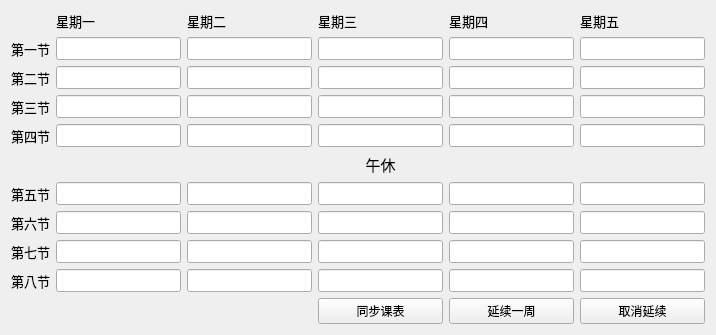
      <widget class="QWidget" name="tab2">
       <attribute name="title">
        <string>Tab 2</string>
       </attribute>
       <layout class="QGridLayout" name="gridLayout_3">
        <item row="6" column="4">
         <widget class="QLineEdit" name="L45_2">
          <property name="sizePolicy">
           <sizepolicy hsizetype="Expanding" vsizetype="Preferred">
            <horstretch>0</horstretch>
            <verstretch>0</verstretch>
           </sizepolicy>
          </property>
          <property name="font">
           <font>
            <pointsize>10</pointsize>
           </font>
          </property>
         </widget>
        </item>
        <item row="4" column="5">
         <widget class="QLineEdit" name="L54_2">
          <property name="sizePolicy">
           <sizepolicy hsizetype="Expanding" vsizetype="Preferred">
            <horstretch>0</horstretch>
            <verstretch>0</verstretch>
           </sizepolicy>
          </property>
          <property name="font">
           <font>
            <pointsize>10</pointsize>
           </font>
          </property>
         </widget>
        </item>
        <item row="8" column="4">
         <widget class="QLineEdit" name="L47_2">
          <property name="sizePolicy">
           <sizepolicy hsizetype="Expanding" vsizetype="Preferred">
            <horstretch>0</horstretch>
            <verstretch>0</verstretch>
           </sizepolicy>
          </property>
          <property name="font">
           <font>
            <pointsize>10</pointsize>
           </font>
          </property>
         </widget>
        </item>
        <item row="8" column="2">
         <widget class="QLineEdit" name="L27_2">
          <property name="sizePolicy">
           <sizepolicy hsizetype="Expanding" vsizetype="Preferred">
            <horstretch>0</horstretch>
            <verstretch>0</verstretch>
           </sizepolicy>
          </property>
          <property name="font">
           <font>
            <pointsize>10</pointsize>
           </font>
          </property>
         </widget>
        </item>
        <item row="9" column="0">
         <widget class="QLabel" name="label_25">
          <property name="font">
           <font>
            <pointsize>10</pointsize>
           </font>
          </property>
          <property name="text">
           <string>第八节</string>
          </property>
         </widget>
        </item>
        <item row="1" column="5">
         <widget class="QLineEdit" name="L51_2">
          <property name="sizePolicy">
           <sizepolicy hsizetype="Expanding" vsizetype="Preferred">
            <horstretch>0</horstretch>
            <verstretch>0</verstretch>
           </sizepolicy>
          </property>
          <property name="font">
           <font>
            <pointsize>10</pointsize>
           </font>
          </property>
         </widget>
        </item>
        <item row="7" column="1">
         <widget class="QLineEdit" name="L16_2">
          <property name="sizePolicy">
           <sizepolicy hsizetype="Expanding" vsizetype="Preferred">
            <horstretch>0</horstretch>
            <verstretch>0</verstretch>
           </sizepolicy>
          </property>
          <property name="font">
           <font>
            <pointsize>10</pointsize>
           </font>
          </property>
         </widget>
        </item>
        <item row="9" column="3">
         <widget class="QLineEdit" name="L38_2">
          <property name="sizePolicy">
           <sizepolicy hsizetype="Expanding" vsizetype="Preferred">
            <horstretch>0</horstretch>
            <verstretch>0</verstretch>
           </sizepolicy>
          </property>
          <property name="font">
           <font>
            <pointsize>10</pointsize>
           </font>
          </property>
         </widget>
        </item>
        <item row="2" column="4">
         <widget class="QLineEdit" name="L42_2">
          <property name="sizePolicy">
           <sizepolicy hsizetype="Expanding" vsizetype="Preferred">
            <horstretch>0</horstretch>
            <verstretch>0</verstretch>
           </sizepolicy>
          </property>
          <property name="font">
           <font>
            <pointsize>10</pointsize>
           </font>
          </property>
         </widget>
        </item>
        <item row="7" column="4">
         <widget class="QLineEdit" name="L46_2">
          <property name="sizePolicy">
           <sizepolicy hsizetype="Expanding" vsizetype="Preferred">
            <horstretch>0</horstretch>
            <verstretch>0</verstretch>
           </sizepolicy>
          </property>
          <property name="font">
           <font>
            <pointsize>10</pointsize>
           </font>
          </property>
         </widget>
        </item>
        <item row="3" column="4">
         <widget class="QLineEdit" name="L43_2">
          <property name="sizePolicy">
           <sizepolicy hsizetype="Expanding" vsizetype="Preferred">
            <horstretch>0</horstretch>
            <verstretch>0</verstretch>
           </sizepolicy>
          </property>
          <property name="font">
           <font>
            <pointsize>10</pointsize>
           </font>
          </property>
         </widget>
        </item>
        <item row="8" column="3">
         <widget class="QLineEdit" name="L37_2">
          <property name="sizePolicy">
           <sizepolicy hsizetype="Expanding" vsizetype="Preferred">
            <horstretch>0</horstretch>
            <verstretch>0</verstretch>
           </sizepolicy>
          </property>
          <property name="font">
           <font>
            <pointsize>10</pointsize>
           </font>
          </property>
         </widget>
        </item>
        <item row="0" column="4">
         <widget class="QLabel" name="label_10">
          <property name="font">
           <font>
            <pointsize>10</pointsize>
           </font>
          </property>
          <property name="text">
           <string>星期四</string>
          </property>
         </widget>
        </item>
        <item row="0" column="2">
         <widget class="QLabel" name="label_12">
          <property name="font">
           <font>
            <pointsize>10</pointsize>
           </font>
          </property>
          <property name="text">
           <string>星期二</string>
          </property>
         </widget>
        </item>
        <item row="6" column="2">
         <widget class="QLineEdit" name="L25_2">
          <property name="sizePolicy">
           <sizepolicy hsizetype="Expanding" vsizetype="Preferred">
            <horstretch>0</horstretch>
            <verstretch>0</verstretch>
           </sizepolicy>
          </property>
          <property name="font">
           <font>
            <pointsize>10</pointsize>
           </font>
          </property>
          <property name="focusPolicy">
           <enum>Qt::StrongFocus</enum>
          </property>
         </widget>
        </item>
        <item row="4" column="4">
         <widget class="QLineEdit" name="L44_2">
          <property name="sizePolicy">
           <sizepolicy hsizetype="Expanding" vsizetype="Preferred">
            <horstretch>0</horstretch>
            <verstretch>0</verstretch>
           </sizepolicy>
          </property>
          <property name="font">
           <font>
            <pointsize>10</pointsize>
           </font>
          </property>
         </widget>
        </item>
        <item row="3" column="3">
         <widget class="QLineEdit" name="L33_2">
          <property name="sizePolicy">
           <sizepolicy hsizetype="Expanding" vsizetype="Preferred">
            <horstretch>0</horstretch>
            <verstretch>0</verstretch>
           </sizepolicy>
          </property>
          <property name="font">
           <font>
            <pointsize>10</pointsize>
           </font>
          </property>
         </widget>
        </item>
        <item row="2" column="1">
         <widget class="QLineEdit" name="L12_2">
          <property name="sizePolicy">
           <sizepolicy hsizetype="Expanding" vsizetype="Preferred">
            <horstretch>0</horstretch>
            <verstretch>0</verstretch>
           </sizepolicy>
          </property>
          <property name="font">
           <font>
            <pointsize>10</pointsize>
           </font>
          </property>
         </widget>
        </item>
        <item row="0" column="1">
         <widget class="QLabel" name="label_11">
          <property name="font">
           <font>
            <pointsize>10</pointsize>
           </font>
          </property>
          <property name="text">
           <string>星期一</string>
          </property>
         </widget>
        </item>
        <item row="6" column="5">
         <widget class="QLineEdit" name="L55_2">
          <property name="sizePolicy">
           <sizepolicy hsizetype="Expanding" vsizetype="Preferred">
            <horstretch>0</horstretch>
            <verstretch>0</verstretch>
           </sizepolicy>
          </property>
          <property name="font">
           <font>
            <pointsize>10</pointsize>
           </font>
          </property>
         </widget>
        </item>
        <item row="2" column="2">
         <widget class="QLineEdit" name="L22_2">
          <property name="sizePolicy">
           <sizepolicy hsizetype="Expanding" vsizetype="Preferred">
            <horstretch>0</horstretch>
            <verstretch>0</verstretch>
           </sizepolicy>
          </property>
          <property name="font">
           <font>
            <pointsize>10</pointsize>
           </font>
          </property>
         </widget>
        </item>
        <item row="7" column="0">
         <widget class="QLabel" name="label_26">
          <property name="font">
           <font>
            <pointsize>10</pointsize>
           </font>
          </property>
          <property name="text">
           <string>第六节</string>
          </property>
         </widget>
        </item>
        <item row="6" column="1">
         <widget class="QLineEdit" name="L15_2">
          <property name="sizePolicy">
           <sizepolicy hsizetype="Expanding" vsizetype="Preferred">
            <horstretch>0</horstretch>
            <verstretch>0</verstretch>
           </sizepolicy>
          </property>
          <property name="font">
           <font>
            <pointsize>10</pointsize>
           </font>
          </property>
         </widget>
        </item>
        <item row="3" column="5">
         <widget class="QLineEdit" name="L53_2">
          <property name="sizePolicy">
           <sizepolicy hsizetype="Expanding" vsizetype="Preferred">
            <horstretch>0</horstretch>
            <verstretch>0</verstretch>
           </sizepolicy>
          </property>
          <property name="font">
           <font>
            <pointsize>10</pointsize>
           </font>
          </property>
         </widget>
        </item>
        <item row="1" column="0">
         <widget class="QLabel" name="label_22">
          <property name="font">
           <font>
            <pointsize>10</pointsize>
           </font>
          </property>
          <property name="text">
           <string>第一节</string>
          </property>
         </widget>
        </item>
        <item row="1" column="2">
         <widget class="QLineEdit" name="L21_2">
          <property name="sizePolicy">
           <sizepolicy hsizetype="Expanding" vsizetype="Preferred">
            <horstretch>0</horstretch>
            <verstretch>0</verstretch>
           </sizepolicy>
          </property>
          <property name="font">
           <font>
            <pointsize>10</pointsize>
           </font>
          </property>
         </widget>
        </item>
        <item row="7" column="3">
         <widget class="QLineEdit" name="L36_2">
          <property name="sizePolicy">
           <sizepolicy hsizetype="Expanding" vsizetype="Preferred">
            <horstretch>0</horstretch>
            <verstretch>0</verstretch>
           </sizepolicy>
          </property>
          <property name="font">
           <font>
            <pointsize>10</pointsize>
           </font>
          </property>
         </widget>
        </item>
        <item row="0" column="5">
         <widget class="QLabel" name="label_29">
          <property name="font">
           <font>
            <pointsize>10</pointsize>
           </font>
          </property>
          <property name="text">
           <string>星期五</string>
          </property>
         </widget>
        </item>
        <item row="3" column="1">
         <widget class="QLineEdit" name="L13_2">
          <property name="sizePolicy">
           <sizepolicy hsizetype="Expanding" vsizetype="Preferred">
            <horstretch>0</horstretch>
            <verstretch>0</verstretch>
           </sizepolicy>
          </property>
          <property name="font">
           <font>
            <pointsize>10</pointsize>
           </font>
          </property>
         </widget>
        </item>
        <item row="2" column="3">
         <widget class="QLineEdit" name="L32_2">
          <property name="sizePolicy">
           <sizepolicy hsizetype="Expanding" vsizetype="Preferred">
            <horstretch>0</horstretch>
            <verstretch>0</verstretch>
           </sizepolicy>
          </property>
          <property name="font">
           <font>
            <pointsize>10</pointsize>
           </font>
          </property>
         </widget>
        </item>
        <item row="8" column="0">
         <widget class="QLabel" name="label_31">
          <property name="font">
           <font>
            <pointsize>10</pointsize>
           </font>
          </property>
          <property name="text">
           <string>第七节</string>
          </property>
         </widget>
        </item>
        <item row="4" column="0">
         <widget class="QLabel" name="label_23">
          <property name="font">
           <font>
            <pointsize>10</pointsize>
           </font>
          </property>
          <property name="text">
           <string>第四节</string>
          </property>
         </widget>
        </item>
        <item row="3" column="0">
         <widget class="QLabel" name="label_30">
          <property name="font">
           <font>
            <pointsize>10</pointsize>
           </font>
          </property>
          <property name="text">
           <string>第三节</string>
          </property>
         </widget>
        </item>
        <item row="2" column="0">
         <widget class="QLabel" name="label_24">
          <property name="font">
           <font>
            <pointsize>10</pointsize>
           </font>
          </property>
          <property name="text">
           <string>第二节</string>
          </property>
         </widget>
        </item>
        <item row="4" column="3">
         <widget class="QLineEdit" name="L34_2">
          <property name="sizePolicy">
           <sizepolicy hsizetype="Expanding" vsizetype="Preferred">
            <horstretch>0</horstretch>
            <verstretch>0</verstretch>
           </sizepolicy>
          </property>
          <property name="font">
           <font>
            <pointsize>10</pointsize>
           </font>
          </property>
         </widget>
        </item>
        <item row="8" column="1">
         <widget class="QLineEdit" name="L17_2">
          <property name="sizePolicy">
           <sizepolicy hsizetype="Expanding" vsizetype="Preferred">
            <horstretch>0</horstretch>
            <verstretch>0</verstretch>
           </sizepolicy>
          </property>
          <property name="font">
           <font>
            <pointsize>10</pointsize>
           </font>
          </property>
         </widget>
        </item>
        <item row="1" column="1">
         <widget class="QLineEdit" name="L11_2">
          <property name="sizePolicy">
           <sizepolicy hsizetype="Expanding" vsizetype="Preferred">
            <horstretch>0</horstretch>
            <verstretch>0</verstretch>
           </sizepolicy>
          </property>
          <property name="font">
           <font>
            <pointsize>10</pointsize>
           </font>
          </property>
         </widget>
        </item>
        <item row="9" column="4">
         <widget class="QLineEdit" name="L48_2">
          <property name="sizePolicy">
           <sizepolicy hsizetype="Expanding" vsizetype="Preferred">
            <horstretch>0</horstretch>
            <verstretch>0</verstretch>
           </sizepolicy>
          </property>
          <property name="font">
           <font>
            <pointsize>10</pointsize>
           </font>
          </property>
         </widget>
        </item>
        <item row="8" column="5">
         <widget class="QLineEdit" name="L57_2">
          <property name="sizePolicy">
           <sizepolicy hsizetype="Expanding" vsizetype="Preferred">
            <horstretch>0</horstretch>
            <verstretch>0</verstretch>
           </sizepolicy>
          </property>
          <property name="font">
           <font>
            <pointsize>10</pointsize>
           </font>
          </property>
         </widget>
        </item>
        <item row="6" column="0">
         <widget class="QLabel" name="label_28">
          <property name="font">
           <font>
            <pointsize>10</pointsize>
           </font>
          </property>
          <property name="text">
           <string>第五节</string>
          </property>
         </widget>
        </item>
        <item row="3" column="2">
         <widget class="QLineEdit" name="L23_2">
          <property name="sizePolicy">
           <sizepolicy hsizetype="Expanding" vsizetype="Preferred">
            <horstretch>0</horstretch>
            <verstretch>0</verstretch>
           </sizepolicy>
          </property>
          <property name="font">
           <font>
            <pointsize>10</pointsize>
           </font>
          </property>
         </widget>
        </item>
        <item row="1" column="3">
         <widget class="QLineEdit" name="L31_2">
          <property name="sizePolicy">
           <sizepolicy hsizetype="Expanding" vsizetype="Preferred">
            <horstretch>0</horstretch>
            <verstretch>0</verstretch>
           </sizepolicy>
          </property>
          <property name="font">
           <font>
            <pointsize>10</pointsize>
           </font>
          </property>
         </widget>
        </item>
        <item row="7" column="2">
         <widget class="QLineEdit" name="L26_2">
          <property name="sizePolicy">
           <sizepolicy hsizetype="Expanding" vsizetype="Preferred">
            <horstretch>0</horstretch>
            <verstretch>0</verstretch>
           </sizepolicy>
          </property>
          <property name="font">
           <font>
            <pointsize>10</pointsize>
           </font>
          </property>
         </widget>
        </item>
        <item row="7" column="5">
         <widget class="QLineEdit" name="L56_2">
          <property name="sizePolicy">
           <sizepolicy hsizetype="Expanding" vsizetype="Preferred">
            <horstretch>0</horstretch>
            <verstretch>0</verstretch>
           </sizepolicy>
          </property>
          <property name="font">
           <font>
            <pointsize>10</pointsize>
           </font>
          </property>
         </widget>
        </item>
        <item row="0" column="3">
         <widget class="QLabel" name="label_13">
          <property name="font">
           <font>
            <pointsize>10</pointsize>
           </font>
          </property>
          <property name="text">
           <string>星期三</string>
          </property>
          <property name="alignment">
           <set>Qt::AlignLeading|Qt::AlignLeft|Qt::AlignVCenter</set>
          </property>
         </widget>
        </item>
        <item row="9" column="5">
         <widget class="QLineEdit" name="L58_2">
          <property name="sizePolicy">
           <sizepolicy hsizetype="Expanding" vsizetype="Preferred">
            <horstretch>0</horstretch>
            <verstretch>0</verstretch>
           </sizepolicy>
          </property>
          <property name="font">
           <font>
            <pointsize>10</pointsize>
           </font>
          </property>
         </widget>
        </item>
        <item row="9" column="1">
         <widget class="QLineEdit" name="L18_2">
          <property name="sizePolicy">
           <sizepolicy hsizetype="Expanding" vsizetype="Preferred">
            <horstretch>0</horstretch>
            <verstretch>0</verstretch>
           </sizepolicy>
          </property>
          <property name="font">
           <font>
            <pointsize>10</pointsize>
           </font>
          </property>
         </widget>
        </item>
        <item row="4" column="1">
         <widget class="QLineEdit" name="L14_2">
          <property name="sizePolicy">
           <sizepolicy hsizetype="Expanding" vsizetype="Preferred">
            <horstretch>0</horstretch>
            <verstretch>0</verstretch>
           </sizepolicy>
          </property>
          <property name="font">
           <font>
            <pointsize>10</pointsize>
           </font>
          </property>
         </widget>
        </item>
        <item row="4" column="2">
         <widget class="QLineEdit" name="L24_2">
          <property name="sizePolicy">
           <sizepolicy hsizetype="Expanding" vsizetype="Preferred">
            <horstretch>0</horstretch>
            <verstretch>0</verstretch>
           </sizepolicy>
          </property>
          <property name="font">
           <font>
            <pointsize>10</pointsize>
           </font>
          </property>
         </widget>
        </item>
        <item row="5" column="3">
         <widget class="QLabel" name="label_27">
          <property name="font">
           <font>
            <pointsize>11</pointsize>
           </font>
          </property>
          <property name="text">
           <string>午休</string>
          </property>
          <property name="alignment">
           <set>Qt::AlignCenter</set>
          </property>
         </widget>
        </item>
        <item row="1" column="4">
         <widget class="QLineEdit" name="L41_2">
          <property name="sizePolicy">
           <sizepolicy hsizetype="Expanding" vsizetype="Preferred">
            <horstretch>0</horstretch>
            <verstretch>0</verstretch>
           </sizepolicy>
          </property>
          <property name="font">
           <font>
            <pointsize>10</pointsize>
           </font>
          </property>
         </widget>
        </item>
        <item row="2" column="5">
         <widget class="QLineEdit" name="L52_2">
          <property name="sizePolicy">
           <sizepolicy hsizetype="Expanding" vsizetype="Preferred">
            <horstretch>0</horstretch>
            <verstretch>0</verstretch>
           </sizepolicy>
          </property>
          <property name="font">
           <font>
            <pointsize>10</pointsize>
           </font>
          </property>
         </widget>
        </item>
        <item row="6" column="3">
         <widget class="QLineEdit" name="L35_2">
          <property name="sizePolicy">
           <sizepolicy hsizetype="Expanding" vsizetype="Preferred">
            <horstretch>0</horstretch>
            <verstretch>0</verstretch>
           </sizepolicy>
          </property>
          <property name="font">
           <font>
            <pointsize>10</pointsize>
           </font>
          </property>
         </widget>
        </item>
        <item row="9" column="2">
         <widget class="QLineEdit" name="L28_2">
          <property name="sizePolicy">
           <sizepolicy hsizetype="Expanding" vsizetype="Preferred">
            <horstretch>0</horstretch>
            <verstretch>0</verstretch>
           </sizepolicy>
          </property>
          <property name="font">
           <font>
            <pointsize>10</pointsize>
           </font>
          </property>
         </widget>
        </item>
        <item row="10" column="3">
         <widget class="QPushButton" name="pushButton">
          <property name="sizePolicy">
           <sizepolicy hsizetype="Ignored" vsizetype="Fixed">
            <horstretch>0</horstretch>
            <verstretch>0</verstretch>
           </sizepolicy>
          </property>
          <property name="text">
           <string>同步课表</string>
          </property>
         </widget>
        </item>
        <item row="10" column="4">
         <widget class="QPushButton" name="pushButton_3">
          <property name="sizePolicy">
           <sizepolicy hsizetype="Ignored" vsizetype="Fixed">
            <horstretch>0</horstretch>
            <verstretch>0</verstretch>
           </sizepolicy>
          </property>
          <property name="text">
           <string>延续一周</string>
          </property>
         </widget>
        </item>
        <item row="10" column="5">
         <widget class="QPushButton" name="pushButton_4">
          <property name="sizePolicy">
           <sizepolicy hsizetype="Ignored" vsizetype="Fixed">
            <horstretch>0</horstretch>
            <verstretch>0</verstretch>
           </sizepolicy>
          </property>
          <property name="toolTip">
           <string>将当前课表的有效期调回本周</string>
          </property>
          <property name="text">
           <string>取消延续</string>
          </property>
         </widget>
        </item>
       </layout>
      </widget>
